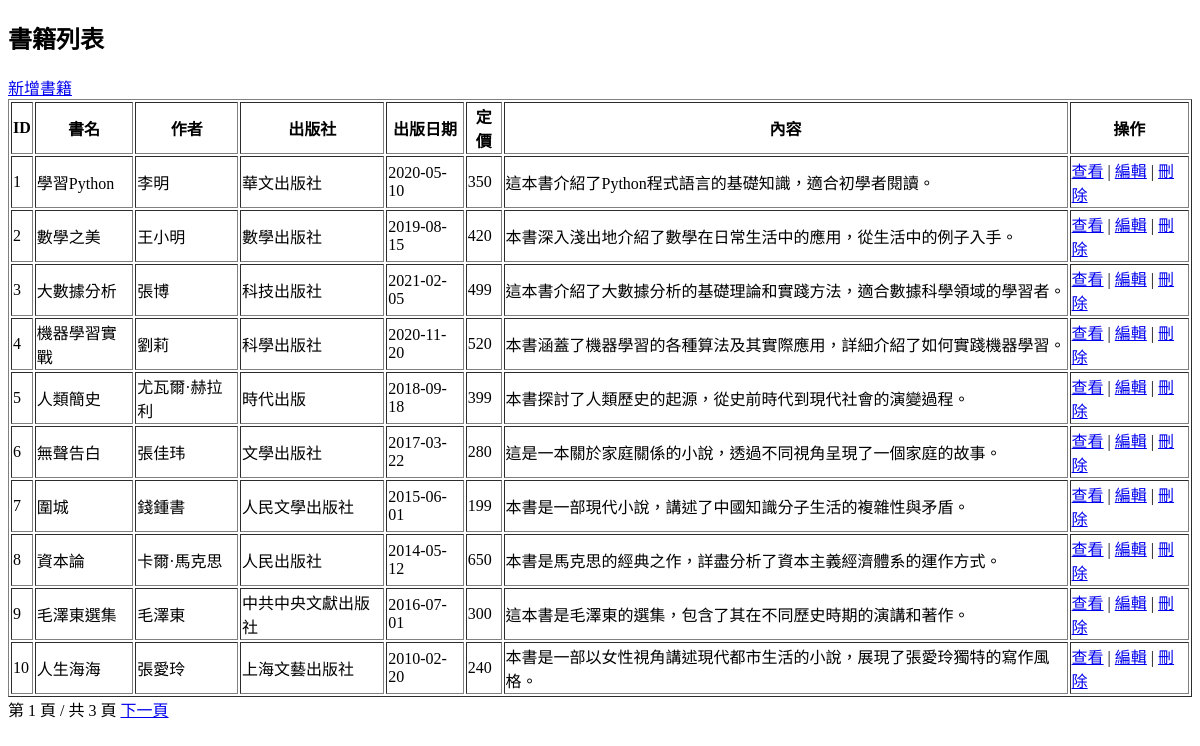
Before: /之前的/student/index.php with the older database file.
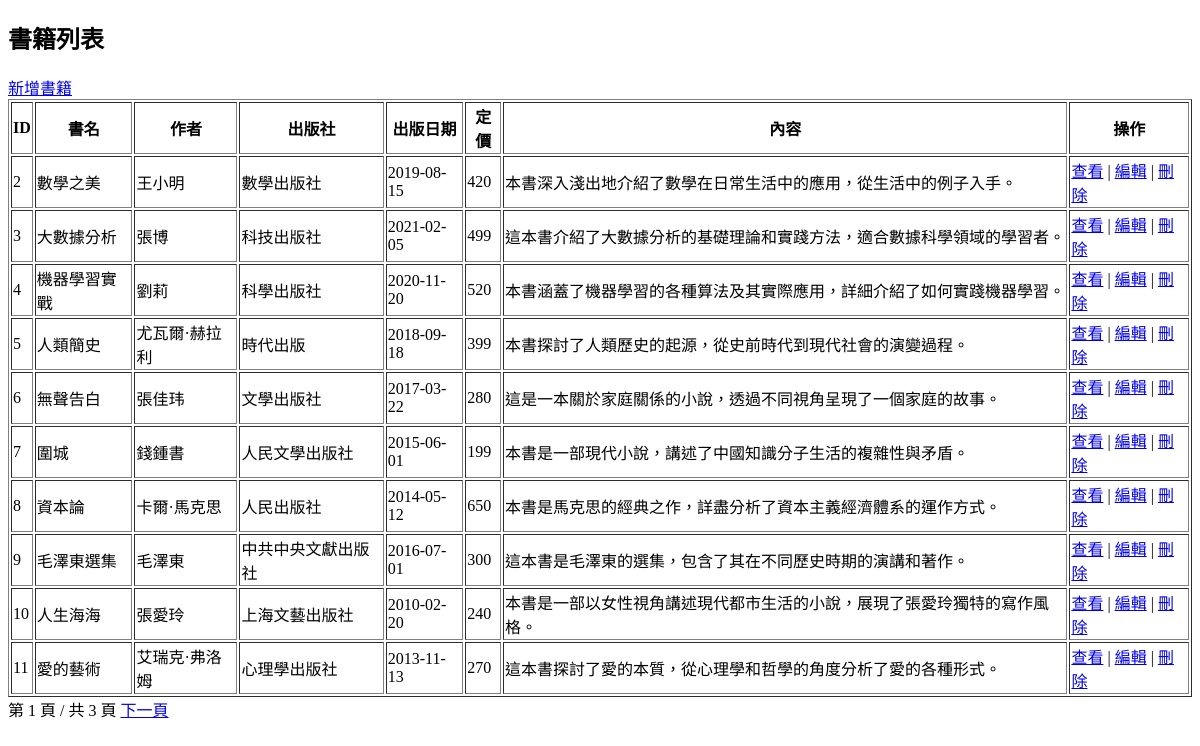
After: the same page with the newer database file.
### tables this page shows
CREATE TABLE `book` (
  `id` int(11) NOT NULL,
  `bookname` varchar(64) NOT NULL COMMENT '書名',
  `author` varchar(64) NOT NULL COMMENT '作者',
  `publisher` varchar(64) NOT NULL COMMENT '出版社',
  `pubdate` date NOT NULL COMMENT '出版日期',
  `price` int(11) NOT NULL COMMENT '定價',
  `content` text NOT NULL COMMENT '內容說明'
);

### 之前的/student/index.php (the view, shortened to what this page needs)
<?php
$servername = "localhost";
$username = "root";
$password = "";
$dbname = "school";
$conn = new mysqli($servername, $username, $password, $dbname);
$records_per_page = 10;
$page = isset($_GET['page']) ? (int)$_GET['page'] : 1;
$offset = ($page - 1) * $records_per_page;
$total_sql = "SELECT COUNT(*) FROM book";
$total_result = $conn->query($total_sql);
$total_row = $total_result->fetch_row();
$total_records = $total_row[0];
$total_pages = ceil($total_records / $records_per_page);
$sql = "SELECT * FROM book LIMIT $offset, $records_per_page";
$result = $conn->query($sql);
?>
<!DOCTYPE html>
<html lang="zh-TW">
<head>
</head>
<body>
    <h2>書籍列表</h2>
    <a href="add_book.php">新增書籍</a>
    <table border="1">
        <tr>
            <th>ID</th>
            <th>書名</th>
            <th>作者</th>
            <th>出版社</th>
            <th>出版日期</th>
            <th>定價</th>
            <th>內容</th>
            <th>操作</th>
        </tr>
        <?php
        if ($result->num_rows > 0) {
            while($row = $result->fetch_assoc()) {
                echo "<tr>";
                echo "<td>" . $row["id"] . "</td>";
                echo "<td>" . $row["bookname"] . "</td>";
                echo "<td>" . $row["author"] . "</td>";
                echo "<td>" . $row["publisher"] . "</td>";
                echo "<td>" . $row["pubdate"] . "</td>";
                echo "<td>" . $row["price"] . "</td>";
                echo "<td>" . $row["content"] . "</td>";
               echo "<td>
        <a href='view_book.php?id=" . $row["id"] . "'>查看</a> |
        <a href='edit_book.php?id=" . $row["id"] . "'>編輯</a> |
        <a href='delete_book.php?id=" . $row["id"] . "' onclick='return confirm(\"確定要刪除嗎？\")'>刪除</a>
      </td>";
                echo "</tr>";
            }
        } else {
            echo "<tr><td colspan='8'>沒有書籍資料</td></tr>";
        }
        ?>
    </table>
    <div>
        <span>第 <?= $page ?> 頁 / 共 <?= $total_pages ?> 頁</span>
        <?php if ($page < $total_pages): ?>
            <a href="index.php?page=<?= $page + 1 ?>">下一頁</a>
        <?php endif; ?>
    </div>
</body>
</html>

Changed rows visible on the page:
removed book: id "1", bookname "學習Python", author "李明", publisher "華文出版社", pubdate "2020-05-10", price "350", content "這本書介紹了Python程式語言的基礎知識，適合初學者閱讀。"
now on this page (row unchanged): book: id "11", bookname "愛的藝術", author "艾瑞克·弗洛姆", publisher "心理學出版社", pubdate "2013-11-13", price "270", content "這本書探討了愛的本質，從心理學和哲學的角度分析了愛的各種形式。"
